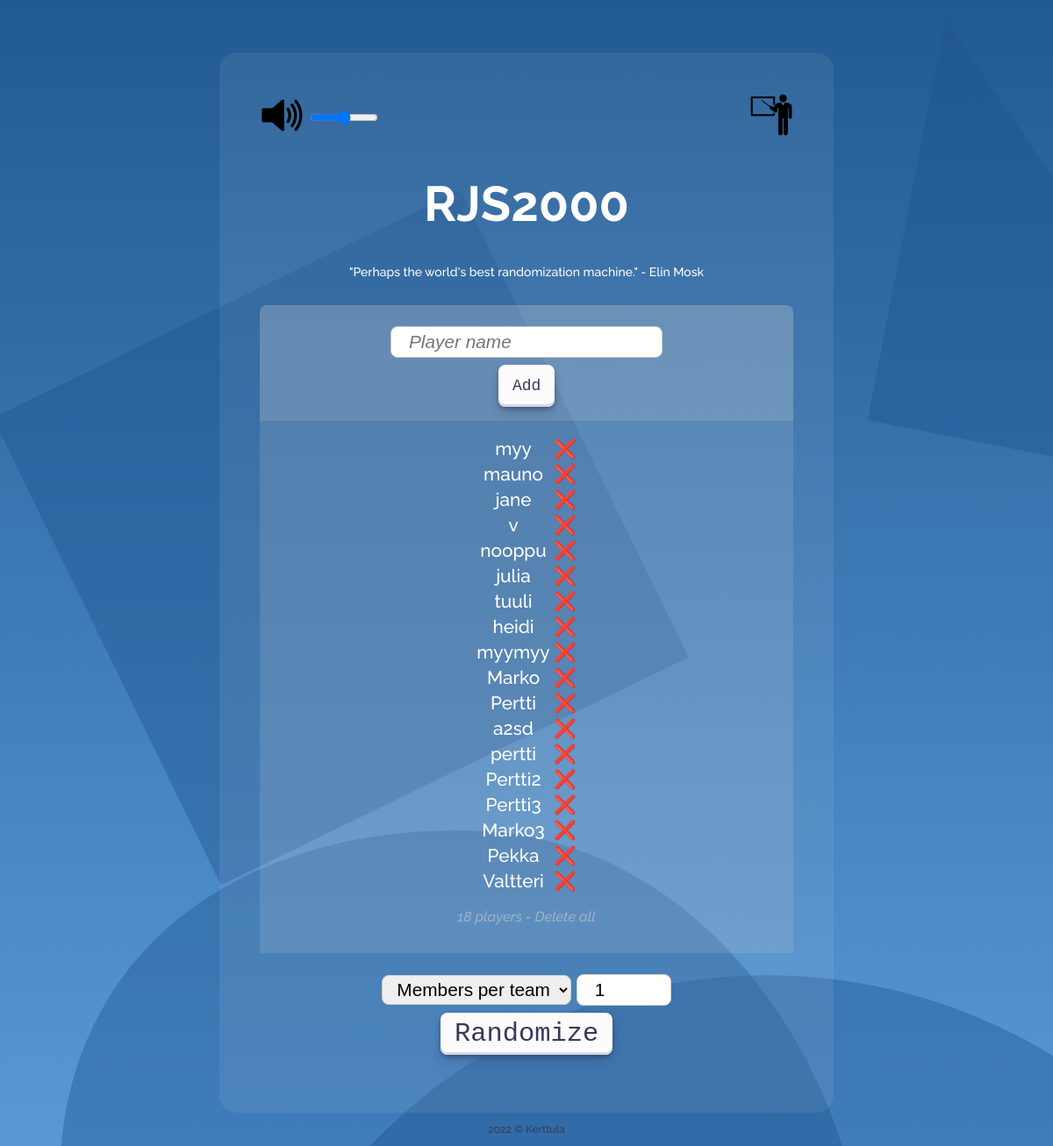
/, run on an earlier commit of the app's database.
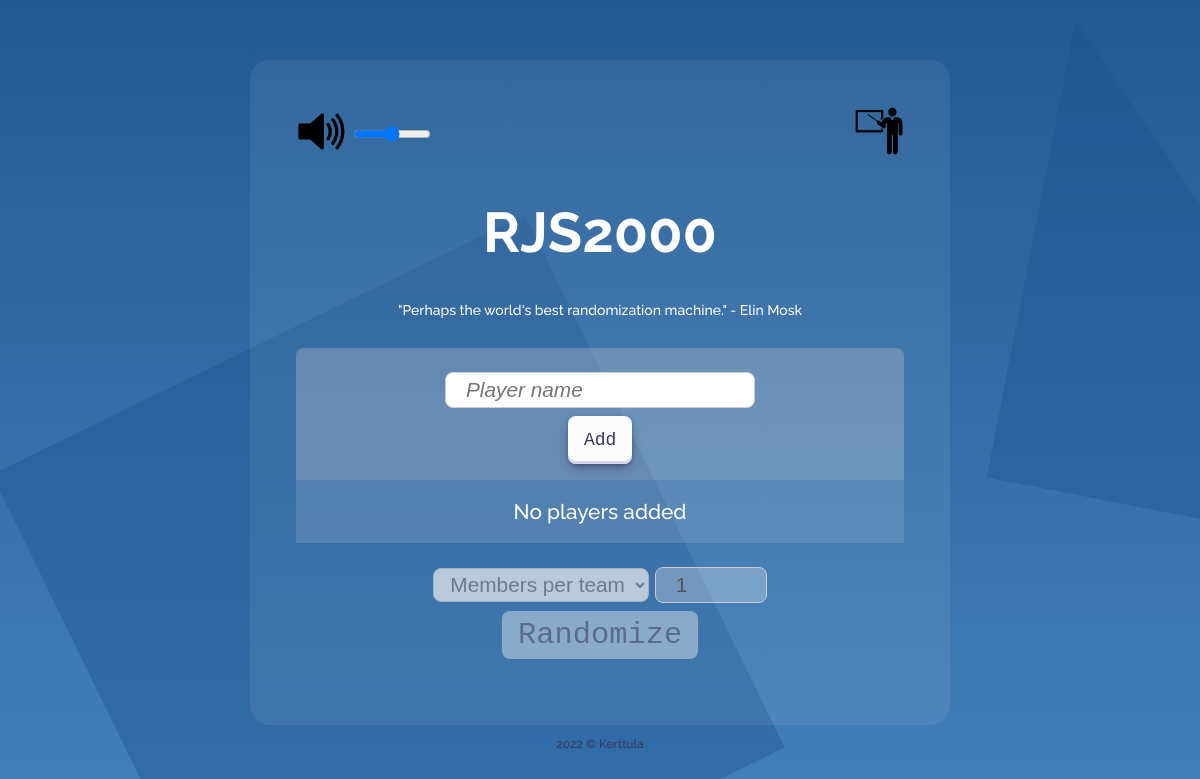
And on a later commit of the database.
### tables this page shows
CREATE TABLE players(id INTEGER PRIMARY KEY, name TEXT);

### php/classes.php (the view, shortened to what this page needs)
<?php
    class Logic
    {
        private static function GetDB()
        {
            $rootDir = realpath($_SERVER["DOCUMENT_ROOT"]) . "/cloud11/RJS2000";
            return new SQLite3($rootDir . '/database/database.db');
        }
        public static function GetPlayers()
        {
            $db = self::GetDB();
            $res = $db->query('SELECT * FROM players');
            $empty_result = true;
            $players_amount = 0;
            echo '<table class="center">';
            while ($row = $res->fetchArray())
            {
                echo '<tr>
                <td>'. $row["name"].'</td>
                <td><a href="php/delete_player.php?id='.$row["id"].'">❌</a></td>
                </tr>';
                $empty_result = false;
                $players_amount++;
            }
            if($empty_result) {
                echo '<tr><td id="no-players">No players added</td></tr>';
            }
            echo '</table>';
            if(!$empty_result) {
                echo '<p id="players-amount"><span id="amount">'.$players_amount.'</span> players - <a href="php/delete_all.php">Delete all</a></p>';
            }
        }
    }
?>

### index.php (shortened to what this page needs)
<?php
    require_once('php/classes.php');
?>
<!DOCTYPE html>
<html>
    <head>
        <link rel="stylesheet" href="css/styles.css">
    </head>
    <body>
        <div class="content">
            <div class="app">
                <div class="controls">
                    <div class="musicOn">
                        <img class="play" src="assets/img/sound-png-3.png"></img>
                        <input type="range" id="volume-control">
                    </div>
                    <div class="teacher-mode">
                        <a href="php/teacher_mode.php"><img src="assets/img/teacher.png"></img></a>
                    </div>
                </div>
                <div class="heading">
                    <h1><a href=".">RJS2000</a></h1>
                    <p class="rating">"Perhaps the world's best randomization machine." - Elin Mosk</p>
                </div>
                <div class="input-area">
                    <form action="php/add_player.php" method="POST">
                        <input required autofocus type="text" name="name" placeholder="Player name"><br>
                        <input class="button-30" type="submit" value="Add">
                    </form>
                </div>
                <div class="name-bucket">
                    <?php Logic::GetPlayers() ?>
                </div>
                <div class="button-container">
                    <form action="index.php" method="GET">
                        <select id="random-type" name="randomize-type">
                            <option value="members-per-team">Members per team</option>
                        </select>
                        <input id="size" name="randomize" type=number min=1
                            value="<?php
                                if(isset($_GET["randomize"])){
                                    echo $_GET["randomize"];
                                } else {
                                    echo 1;
                                }?>">
                            <br>
                        <input id="randomize-btn" class="button-30 big-button" type="submit" value="Randomize">
                    </form>
                </div>
            </div>
        </div>
    </body>
    <footer>
        <p>2022 © Kerttula</p>
    </footer>
</html>

What changed in the data, as far as the page shows it:
removed players: name "myy"
removed players: name "mauno"
removed players: name "jane"
removed players: name "v"
removed players: name "nooppu"
removed players: name "julia"
removed players: name "tuuli"
removed players: name "heidi"
removed players: name "myymyy"
removed players: name "Marko"
removed players: name "Pertti"
removed players: name "a2sd"
removed players: name "pertti"
removed players: name "Pertti2"
removed players: name "Pertti3"
removed players: name "Marko3"
removed players: name "Pekka"
removed players: name "Valtteri"
Also different on the page:
$players_amount: "18" → (not shown)
text no longer shown: "players - Delete all"
text now shown: "No players added"
